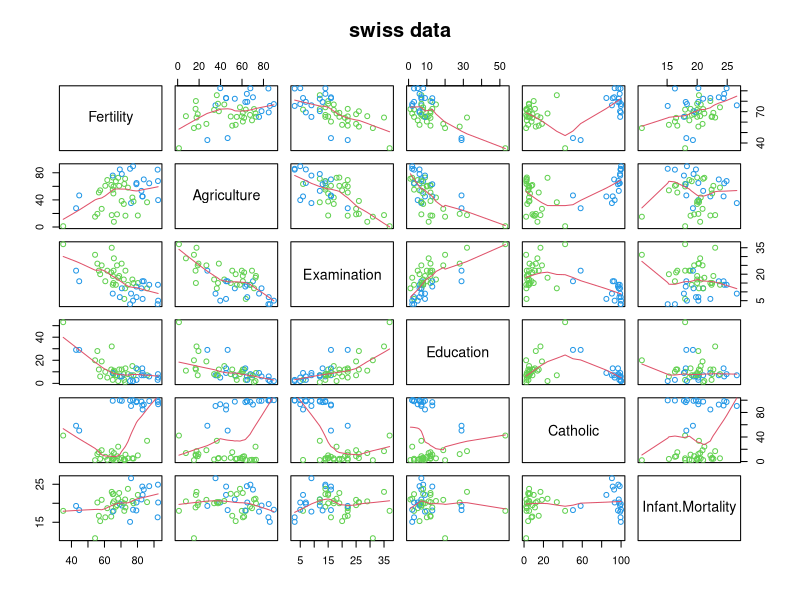

Reproduce this figure in R.
## ---- chunk 1
require(stats); require(graphics)
pairs(swiss, panel = panel.smooth, main = "swiss data",
      col = 3 + (swiss$Catholic > 50))
summary(lm(Fertility ~ . , data = swiss))
